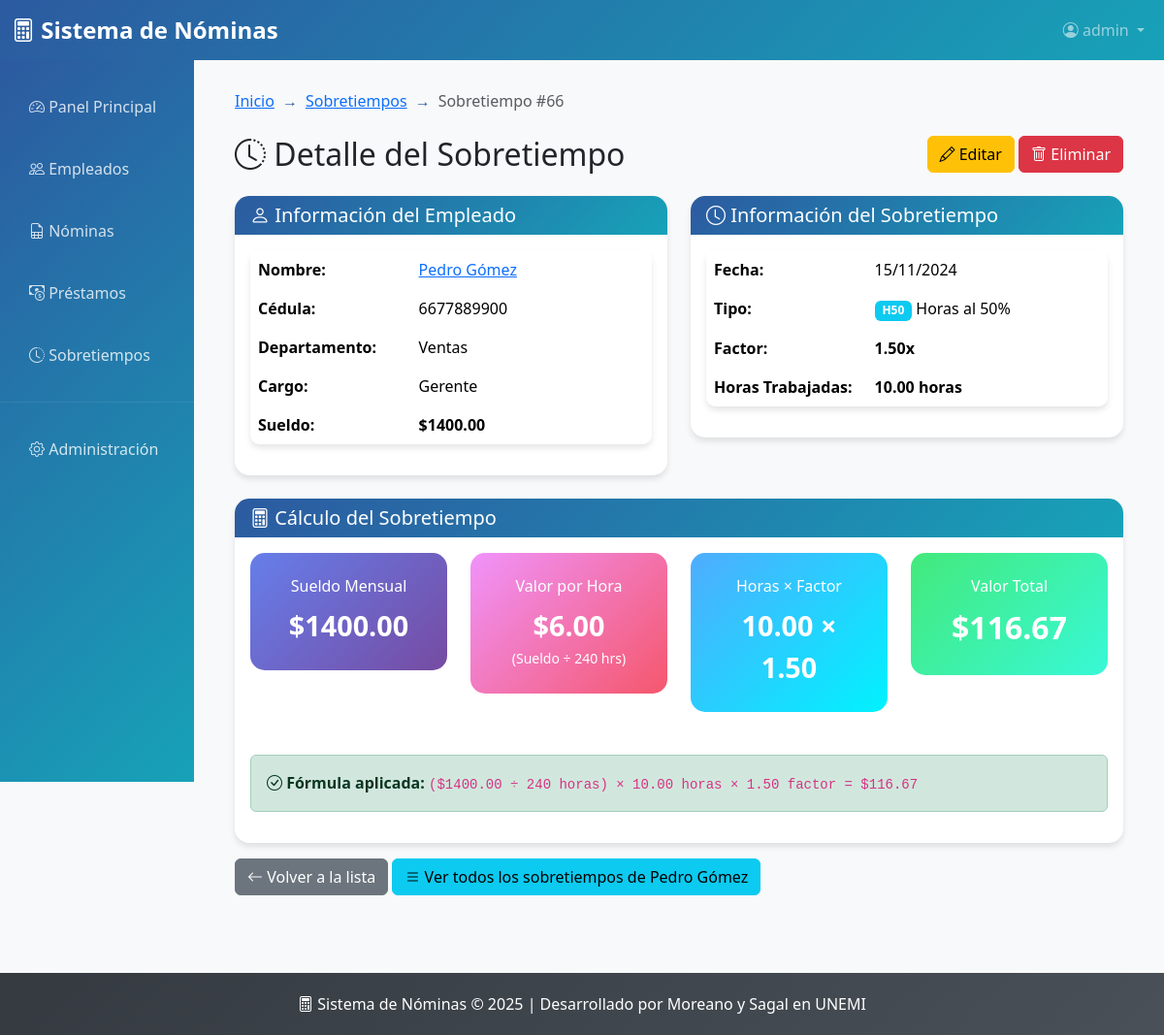
The page /sobretiempos/66/ (signed in) on the database its author committed.
### sobretiempo/models.py (models this page shows, shortened)
class Sobretiempo(models.Model):
    empleado = models.ForeignKey(Empleado, on_delete=models.CASCADE)
    fecha_registro = models.DateField()
    tipo_sobretiempo = models.ForeignKey(TipoSobretiempo, on_delete=models.CASCADE)
    numero_horas = models.DecimalField(max_digits=6, decimal_places=2)
    valor = models.DecimalField(max_digits=10, decimal_places=2, editable=False, default=0)
    class Meta:
        verbose_name = "Sobretiempo"
        verbose_name_plural = "Sobretiempos"
        ordering = ['-fecha_registro']

class TipoSobretiempo(models.Model):
    codigo = models.CharField(max_length=10)  # Ej: "H50", "H100"
    descripcion = models.CharField(max_length=100)  # Ej: "Horas al 50%", "Horas al 100%"
    factor = models.DecimalField(max_digits=4, decimal_places=2)  # Ej: 1.50, 2.00
    class Meta:
        verbose_name = "Tipo de Sobretiempo"
        verbose_name_plural = "Tipos de Sobretiempo"

### nomina/models.py (models this page shows, shortened)
class Empleado(models.Model):
    cedula = models.CharField(max_length=10, unique=True)
    nombre = models.CharField(max_length=200)
    sueldo = models.DecimalField(max_digits=10, decimal_places=2)
    departamento = models.CharField(max_length=100)
    cargo = models.CharField(max_length=100)
    fecha_ingreso = models.DateField(null=True, blank=True)

### sobretiempo/views.py (the view)
# urls.py: path('<int:sobretiempo_id>/', views.SobretiempoDetailView.as_view(), name='sobretiempo_detalle'),
class SobretiempoDetailView(LoginRequiredMixin, TitleContextMixin, DetailView):
    model = Sobretiempo
    template_name = 'sobretiempo_detalle.html'
    context_object_name = 'sobretiempo'
    pk_url_kwarg = 'sobretiempo_id'
    title1 = "Sobretiempos"
    title2 = "Detalle del Sobretiempo"

### sobretiempo/mixins.py (called while the page is built)
    def get_context_data(self, **kwargs):
        context = super().get_context_data(**kwargs)
        if self.title1:
            context["title1"] = self.title1
        if self.title2:
            context["title2"] = self.title2
        return context

### templates/sobretiempo_detalle.html (shortened to what this page needs)
{% extends 'base.html' %}
{% block breadcrumb_items %}
<li class="breadcrumb-item"><a href="{% url 'sobretiempos_lista' %}">Sobretiempos</a></li>
<li class="breadcrumb-item active">Sobretiempo #{{ sobretiempo.id }}</li>
{% endblock %}
{% block content %}
<div class="row mb-3">
    <div class="col-md-6">
        <h2><i class="bi bi-clock-history"></i> Detalle del Sobretiempo</h2>
    </div>
    <div class="col-md-6 text-end">
        <a href="{% url 'sobretiempo_editar' sobretiempo.id %}" class="btn btn-warning">
            <i class="bi bi-pencil"></i> Editar
        </a>
        <a href="{% url 'sobretiempo_eliminar' sobretiempo.id %}" class="btn btn-danger">
            <i class="bi bi-trash"></i> Eliminar
        </a>
    </div>
</div>
<div class="row">
    <div class="col-md-6 mb-4">
        <div class="card">
            <div class="card-header">
                <h5 class="mb-0"><i class="bi bi-person"></i> Información del Empleado</h5>
            </div>
            <div class="card-body">
                <table class="table table-borderless">
                    <tr>
                        <th width="40%">Nombre:</th>
                        <td>
                            <a href="{% url 'empleado_detalle' sobretiempo.empleado.id %}">
                                {{ sobretiempo.empleado.nombre }}
                            </a>
                        </td>
                    </tr>
                    <tr>
                        <th>Cédula:</th>
                        <td>{{ sobretiempo.empleado.cedula }}</td>
                    </tr>
                    <tr>
                        <th>Departamento:</th>
                        <td>{{ sobretiempo.empleado.departamento }}</td>
                    </tr>
                    <tr>
                        <th>Cargo:</th>
                        <td>{{ sobretiempo.empleado.cargo }}</td>
                    </tr>
                    <tr>
                        <th>Sueldo:</th>
                        <td><strong>${{ sobretiempo.empleado.sueldo|floatformat:2 }}</strong></td>
                    </tr>
                </table>
            </div>
        </div>
    </div>
    <div class="col-md-6 mb-4">
        <div class="card">
            <div class="card-header">
                <h5 class="mb-0"><i class="bi bi-clock"></i> Información del Sobretiempo</h5>
            </div>
            <div class="card-body">
                <table class="table table-borderless">
                    <tr>
                        <th width="40%">Fecha:</th>
                        <td>{{ sobretiempo.fecha_registro|date:"d/m/Y" }}</td>
                    </tr>
                    <tr>
                        <th>Tipo:</th>
                        <td>
                            <span class="badge bg-info">{{ sobretiempo.tipo_sobretiempo.codigo }}</span>
                            {{ sobretiempo.tipo_sobretiempo.descripcion }}
                        </td>
                    </tr>
                    <tr>
                        <th>Factor:</th>
                        <td><strong>{{ sobretiempo.tipo_sobretiempo.factor }}x</strong></td>
                    </tr>
                    <tr>
                        <th>Horas Trabajadas:</th>
                        <td><strong>{{ sobretiempo.numero_horas }} horas</strong></td>
                    </tr>
                </table>
            </div>
        </div>
    </div>
</div>
<div class="row">
    <div class="col-md-12">
        <div class="card">
            <div class="card-header">
                <h5 class="mb-0"><i class="bi bi-calculator"></i> Cálculo del Sobretiempo</h5>
            </div>
            <div class="card-body">
                {% load humanize %}
                {% widthratio sobretiempo.empleado.sueldo 240 1 as valor_hora %}
                <div class="row text-center mb-4">
                    <div class="col-md-3">
                        <div class="stats-card" style="background: linear-gradient(135deg, #667eea 0%, #764ba2 100%);">
                            <h6>Sueldo Mensual</h6>
                            <div class="stats-number" style="font-size: 1.8rem;">${{ sobretiempo.empleado.sueldo|floatformat:2 }}</div>
                        </div>
                    </div>
                    <div class="col-md-3">
                        <div class="stats-card" style="background: linear-gradient(135deg, #f093fb 0%, #f5576c 100%);">
                            <h6>Valor por Hora</h6>
                            <div class="stats-number" style="font-size: 1.8rem;">${{ valor_hora|floatformat:2 }}</div>
                            <small>(Sueldo ÷ 240 hrs)</small>
                        </div>
                    </div>
                    <div class="col-md-3">
                        <div class="stats-card" style="background: linear-gradient(135deg, #4facfe 0%, #00f2fe 100%);">
                            <h6>Horas × Factor</h6>
                            <div class="stats-number" style="font-size: 1.8rem;">{{ sobretiempo.numero_horas }} × {{ sobretiempo.tipo_sobretiempo.factor }}</div>
                        </div>
                    </div>
                    <div class="col-md-3">
                        <div class="stats-card" style="background: linear-gradient(135deg, #43e97b 0%, #38f9d7 100%);">
                            <h6>Valor Total</h6>
                            <div class="stats-number" style="font-size: 2rem;">${{ sobretiempo.valor|floatformat:2 }}</div>
                        </div>
                    </div>
                </div>
                <div class="alert alert-success">
                    <i class="bi bi-check-circle"></i>
                    <strong>Fórmula aplicada:</strong>
                    <code>(${{ sobretiempo.empleado.sueldo|floatformat:2 }} ÷ 240 horas) × {{ sobretiempo.numero_horas }} horas × {{ sobretiempo.tipo_sobretiempo.factor }} factor = ${{ sobretiempo.valor|floatformat:2 }}</code>
                </div>
            </div>
        </div>
    </div>
</div>
<div class="mt-3">
    <a href="{% url 'sobretiempos_lista' %}" class="btn btn-secondary">
        <i class="bi bi-arrow-left"></i> Volver a la lista
    </a>
    <a href="{% url 'sobretiempos_por_empleado' sobretiempo.empleado.id %}" class="btn btn-info">
        <i class="bi bi-list"></i> Ver todos los sobretiempos de {{ sobretiempo.empleado.nombre }}
    </a>
</div>
{% endblock %}

### templates/base.html (shortened to what this page needs)
<!DOCTYPE html>
<html lang="es">
<head>
    <link href="https://cdn.jsdelivr.net/npm/bootstrap@5.3.2/dist/css/bootstrap.min.css" rel="stylesheet">
    <link rel="stylesheet" href="https://cdn.jsdelivr.net/npm/bootstrap-icons@1.11.1/font/bootstrap-icons.css">
</head>
<body>
    <nav class="navbar navbar-expand-lg navbar-dark" style="background: linear-gradient(135deg, var(--primary-color), var(--secondary-color));">
        <div class="container-fluid">
            <a class="navbar-brand" href="{% url 'dashboard' %}">
                <i class="bi bi-calculator"></i> Sistema de Nóminas
            </a>
            <div class="collapse navbar-collapse" id="navbarNav">
                <ul class="navbar-nav ms-auto">
                    <li class="nav-item dropdown">
                        {% if user.is_authenticated %}
                            <a class="nav-link dropdown-toggle" href="#" role="button" data-bs-toggle="dropdown">
                                <i class="bi bi-person-circle"></i> {{ user.username }}
                            </a>
                        {% endif %}
                    </li>
                </ul>
            </div>
        </div>
    </nav>
    <div class="container-fluid">
        <div class="row">
            <div class="col-md-3 col-lg-2 px-0">
                <div class="sidebar">
                    <nav class="nav flex-column pt-3">
                        <a class="nav-link {% if request.resolver_match.url_name == 'dashboard' %}active{% endif %}" href="{% url 'dashboard' %}">
                            <i class="bi bi-speedometer2"></i> Panel Principal
                        </a>
                        <a class="nav-link {% if request.resolver_match.url_name == 'empleados_lista' %}active{% endif %}" href="{% url 'empleados_lista' %}">
                            <i class="bi bi-people"></i> Empleados
                        </a>
                        <a class="nav-link {% if request.resolver_match.url_name == 'nominas_lista' %}active{% endif %}" href="{% url 'nominas_lista' %}">
                            <i class="bi bi-file-earmark-spreadsheet"></i> Nóminas
                        </a>
                        <a class="nav-link {% if request.resolver_match.url_name == 'prestamos_lista' %}active{% endif %}" href="{% url 'prestamos_lista' %}">
                            <i class="bi bi-cash-coin"></i> Préstamos
                        </a>
                        <a class="nav-link {% if request.resolver_match.url_name == 'sobretiempos_lista' %}active{% endif %}" href="{% url 'sobretiempos_lista' %}">
                            <i class="bi bi-clock-history"></i> Sobretiempos
                        </a>
                        <hr class="my-3" style="border-color: rgba(255,255,255,0.3);">
                        <a class="nav-link" href="/admin/">
                            <i class="bi bi-gear"></i> Administración
                        </a>
                    </nav>
                </div>
            </div>
            <div class="col-md-9 col-lg-10">
                <div class="main-content fade-in">
                    {% block breadcrumb %}
                    <nav aria-label="breadcrumb" class="mb-4">
                        <ol class="breadcrumb">
                            <li class="breadcrumb-item"><a href="{% url 'dashboard' %}">Inicio</a></li>
                            {% block breadcrumb_items %}{% endblock %}
                        </ol>
                    </nav>
                    {% endblock %}
                    {% block content %}{% endblock %}
                </div>
            </div>
        </div>
    </div>
    <footer class="footer">
        <div class="container">
            <p class="mb-0">
                <i class="bi bi-calculator"></i> Sistema de Nóminas © 2025
                | Desarrollado por Moreano y Sagal en UNEMI
            </p>
        </div>
    </footer>
</body>
</html>

### templates/base.html (style rules this page uses)
:root { --primary-color: #2c5aa0; --secondary-color: #17a2b8; --success-color: #28a745; --danger-color: #dc3545; --warning-color: #ffc107; --info-color: #17a2b8; --light-color: #f8f9fa; --dark-color: #343a40; }
body { background-color: var(--light-color); font-family: 'Segoe UI', Tahoma, Geneva, Verdana, sans-serif; }
.navbar-brand { font-weight: bold; font-size: 1.5rem; }
.sidebar { min-height: calc(100vh - 56px); background: linear-gradient(135deg, var(--primary-color), var(--secondary-color)); color: white; transition: all 0.3s; }
.sidebar .nav-link { color: rgba(255, 255, 255, 0.8); padding: 15px 20px; border-radius: 8px; margin: 5px 10px; transition: all 0.3s; }
.main-content { padding: 30px; }
.card { border: none; border-radius: 15px; box-shadow: 0 4px 6px rgba(0, 0, 0, 0.1); transition: transform 0.3s, box-shadow 0.3s; }
.card-header { background: linear-gradient(135deg, var(--primary-color), var(--secondary-color)); color: white; border-radius: 15px 15px 0 0 !important; border: none; }
.stats-card { background: linear-gradient(135deg, #667eea 0%, #764ba2 100%); color: white; border-radius: 15px; padding: 25px; margin-bottom: 20px; }
.stats-number { font-size: 2.5rem; font-weight: bold; }
.table { border-radius: 10px; overflow: hidden; box-shadow: 0 4px 6px rgba(0, 0, 0, 0.1); }
.footer { background: linear-gradient(135deg, var(--dark-color), #495057); color: white; text-align: center; padding: 20px 0; margin-top: 50px; }
.fade-in { animation: fadeIn 0.5s ease-in; }
.breadcrumb { background: transparent; padding: 0; }
.breadcrumb-item + .breadcrumb-item::before { content: "→"; color: var(--primary-color); }

### rows shown on the page
Sobretiempo: id "66", empleado.nombre "Pedro Gómez", empleado.cedula "6677889900", empleado.departamento "Ventas", empleado.cargo "Gerente", empleado.sueldo "1400.00", fecha_registro "15/11/2024", tipo_sobretiempo.codigo "H50", tipo_sobretiempo.descripcion "Horas al 50%", tipo_sobretiempo.factor "1.50", numero_horas "10.00", valor "116.67"

### other values the page prints
{{ user.username }} "admin"
{{ valor_hora|floatformat:2 }} "6.00"
